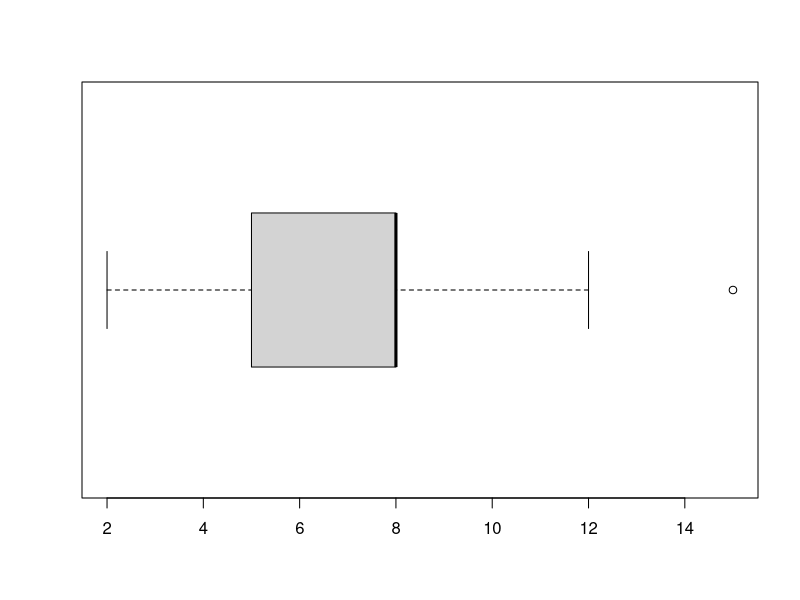
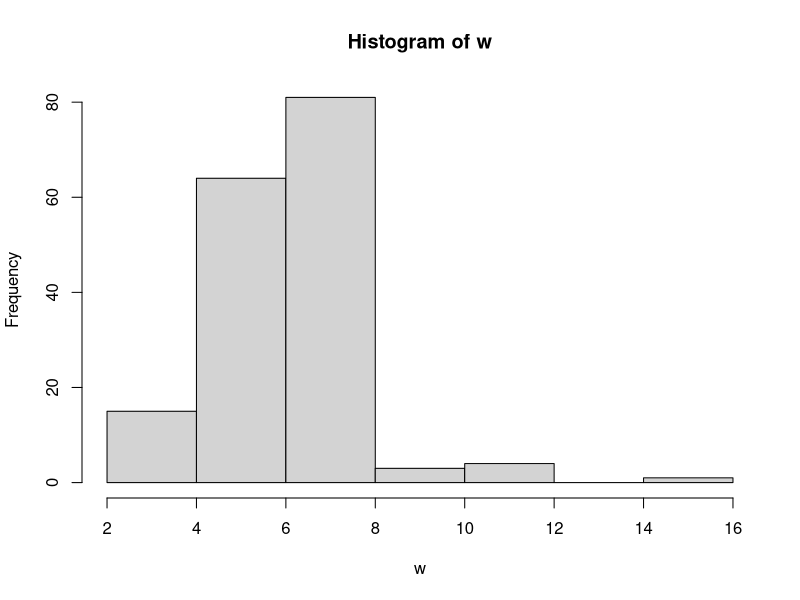

Write the R code that produced these figures, in order.
tdf<-read.table(text = "
type count
2     10
3      5
5      64
8      81
10      3
12      4
15      1 ", header=T)
#

expandir<-function(x){
  y<-rep(tdf[1:nrow(x),1],tdf[1:nrow(x),2])
  return(y)
}

w<-expandir(tdf)
boxplot(w, horizontal=T)
hist(w)
